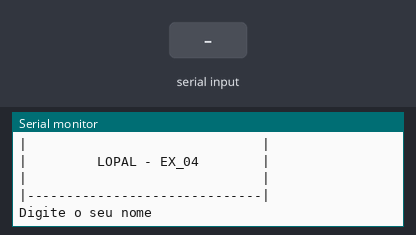
Bench run of a sketch on a simulated Arduino Uno, built with avr-gcc and run on an emulated ATmega328P. Parts: the last lines printed to the serial monitor. The inputs (shaded band) are chosen by the test bench.

Above: at 1.2 s.
1.3 s: "90,45\n" received over Serial
At 3.5 s:
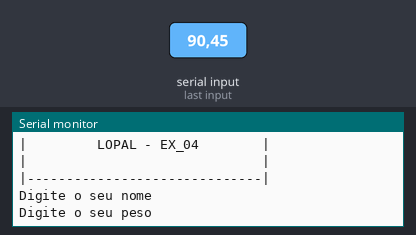
3.8 s: "30,150\n" received over Serial
At 4.6 s:
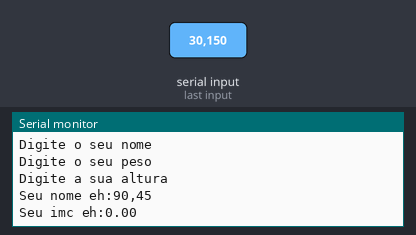

The sketch:

lopal_ex041.ino
```cpp
//Faça um programa que receba o nome, o peso e a altura de uma
//pessoa. Calcule e imprima o nome e o IMC dessa pessoa - IMC = peso(altura * altura).

//Variavel
String nome = "";
float peso, altura;
float imc = 0;

void setup() {
  Serial.begin(9600);
}

void loop() {

  //Cabeçalho -
  Serial.println("|------------------------------|");
  Serial.println("|                              |");
  Serial.println("|         LOPAL - EX_04        |");
  Serial.println("|                              |");
  Serial.println("|------------------------------|");

  Serial.println();//pula uma linha
  Serial.println();//pula uma linha

//entrada
Serial.println("Digite o seu nome");
while (! Serial.available ());
nome = Serial.readString();

Serial.println("Digite o seu peso");
while (! Serial.available());
peso = Serial.parseInt();

Serial.println("Digite a sua altura");
while (! Serial.available());
altura = Serial.parseFloat(); //usar ponto ao invés de virgula

//processamento
imc =  peso /  (altura * altura);

//saída
Serial.println("Seu nome eh:" + String(nome) );
Serial.println("Seu imc eh:" + String(imc) );
Serial.println();
delay(1000);
}


  
```

Measured:
- after the input at 1.3 s, the serial monitor: prints a new line after 1.0 s (image 1)
- after the input at 3.8 s, the serial monitor: prints a new line at once (image 2)
